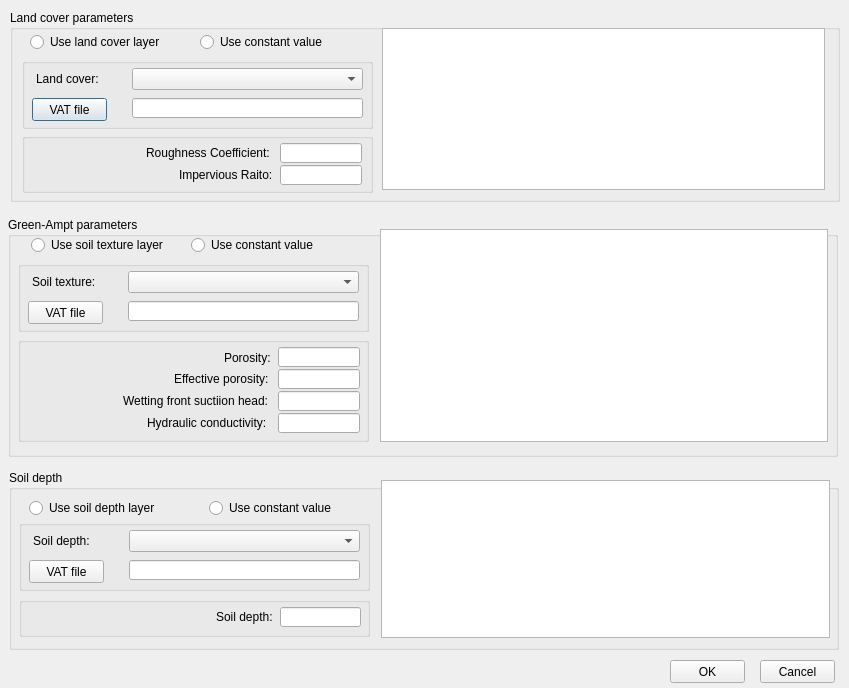
<?xml version="1.0" encoding="UTF-8"?>
<ui version="4.0">
 <class>Dialog</class>
 <widget class="QDialog" name="Dialog">
  <property name="geometry">
   <rect>
    <x>0</x>
    <y>0</y>
    <width>849</width>
    <height>688</height>
   </rect>
  </property>
  <property name="windowTitle">
   <string>Land Cover / Soil</string>
  </property>
  <widget class="QGroupBox" name="groupBox">
   <property name="geometry">
    <rect>
     <x>10</x>
     <y>10</y>
     <width>830</width>
     <height>192</height>
    </rect>
   </property>
   <property name="title">
    <string>Land cover parameters</string>
   </property>
   <widget class="QRadioButton" name="rbtUseLCLayer">
    <property name="geometry">
     <rect>
      <x>20</x>
      <y>24</y>
      <width>141</width>
      <height>16</height>
     </rect>
    </property>
    <property name="text">
     <string>Use land cover layer</string>
    </property>
   </widget>
   <widget class="QRadioButton" name="rbtUseConstLCAtt">
    <property name="geometry">
     <rect>
      <x>190</x>
      <y>24</y>
      <width>141</width>
      <height>16</height>
     </rect>
    </property>
    <property name="text">
     <string>Use constant value</string>
    </property>
   </widget>
   <widget class="QGroupBox" name="groupBox">
    <property name="geometry">
     <rect>
      <x>12</x>
      <y>48</y>
      <width>351</width>
      <height>71</height>
     </rect>
    </property>
    <widget class="QLabel" name="label">
     <property name="geometry">
      <rect>
       <x>14</x>
       <y>13</y>
       <width>71</width>
       <height>16</height>
      </rect>
     </property>
     <property name="text">
      <string>Land cover:</string>
     </property>
    </widget>
    <widget class="QPushButton" name="btnVatLand">
     <property name="geometry">
      <rect>
       <x>10</x>
       <y>40</y>
       <width>75</width>
       <height>23</height>
      </rect>
     </property>
     <property name="text">
      <string>VAT file</string>
     </property>
    </widget>
    <widget class="QComboBox" name="cmbLandCover">
     <property name="geometry">
      <rect>
       <x>110</x>
       <y>10</y>
       <width>231</width>
       <height>22</height>
      </rect>
     </property>
    </widget>
    <widget class="QLineEdit" name="txtLandCover">
     <property name="geometry">
      <rect>
       <x>110</x>
       <y>40</y>
       <width>231</width>
       <height>20</height>
      </rect>
     </property>
    </widget>
   </widget>
   <widget class="QGroupBox" name="groupBox_2">
    <property name="geometry">
     <rect>
      <x>12</x>
      <y>123</y>
      <width>351</width>
      <height>60</height>
     </rect>
    </property>
    <widget class="QLineEdit" name="txtCoefficient">
     <property name="geometry">
      <rect>
       <x>258</x>
       <y>10</y>
       <width>82</width>
       <height>20</height>
      </rect>
     </property>
    </widget>
    <widget class="QLineEdit" name="txtImpervious">
     <property name="geometry">
      <rect>
       <x>258</x>
       <y>32</y>
       <width>82</width>
       <height>20</height>
      </rect>
     </property>
    </widget>
    <widget class="QLabel" name="label_2">
     <property name="geometry">
      <rect>
       <x>124</x>
       <y>12</y>
       <width>141</width>
       <height>16</height>
      </rect>
     </property>
     <property name="text">
      <string>Roughness Coefficient:</string>
     </property>
    </widget>
    <widget class="QLabel" name="label_3">
     <property name="geometry">
      <rect>
       <x>157</x>
       <y>34</y>
       <width>111</width>
       <height>16</height>
      </rect>
     </property>
     <property name="text">
      <string>Impervious Raito:</string>
     </property>
    </widget>
   </widget>
   <widget class="QTableWidget" name="tlbLandCover">
    <property name="geometry">
     <rect>
      <x>372</x>
      <y>18</y>
      <width>443</width>
      <height>162</height>
     </rect>
    </property>
    <property name="editTriggers">
     <set>QAbstractItemView::AnyKeyPressed|QAbstractItemView::DoubleClicked|QAbstractItemView::EditKeyPressed|QAbstractItemView::SelectedClicked</set>
    </property>
    <property name="selectionBehavior">
     <enum>QAbstractItemView::SelectRows</enum>
    </property>
    <attribute name="verticalHeaderVisible">
     <bool>false</bool>
    </attribute>
   </widget>
   <zorder>rbtUseLCLayer</zorder>
   <zorder>rbtUseConstLCAtt</zorder>
   <zorder>groupBox</zorder>
   <zorder>tlbLandCover</zorder>
   <zorder>groupBox_2</zorder>
  </widget>
  <widget class="QGroupBox" name="groupBox_2">
   <property name="geometry">
    <rect>
     <x>8</x>
     <y>217</y>
     <width>830</width>
     <height>240</height>
    </rect>
   </property>
   <property name="title">
    <string>Green-Ampt parameters</string>
   </property>
   <widget class="QGroupBox" name="groupBox_4">
    <property name="geometry">
     <rect>
      <x>10</x>
      <y>120</y>
      <width>351</width>
      <height>105</height>
     </rect>
    </property>
    <widget class="QLineEdit" name="txtPorosity">
     <property name="geometry">
      <rect>
       <x>260</x>
       <y>10</y>
       <width>82</width>
       <height>20</height>
      </rect>
     </property>
    </widget>
    <widget class="QLineEdit" name="txtEffective_porosity">
     <property name="geometry">
      <rect>
       <x>260</x>
       <y>32</y>
       <width>82</width>
       <height>20</height>
      </rect>
     </property>
    </widget>
    <widget class="QLabel" name="label_5">
     <property name="geometry">
      <rect>
       <x>206</x>
       <y>13</y>
       <width>59</width>
       <height>16</height>
      </rect>
     </property>
     <property name="text">
      <string>Porosity:</string>
     </property>
    </widget>
    <widget class="QLabel" name="label_6">
     <property name="geometry">
      <rect>
       <x>156</x>
       <y>34</y>
       <width>109</width>
       <height>16</height>
      </rect>
     </property>
     <property name="text">
      <string>Effective porosity:</string>
     </property>
    </widget>
    <widget class="QLineEdit" name="txtSuction_head">
     <property name="geometry">
      <rect>
       <x>260</x>
       <y>54</y>
       <width>82</width>
       <height>20</height>
      </rect>
     </property>
    </widget>
    <widget class="QLabel" name="label_24">
     <property name="geometry">
      <rect>
       <x>105</x>
       <y>56</y>
       <width>158</width>
       <height>16</height>
      </rect>
     </property>
     <property name="text">
      <string>Wetting front suctiion head:</string>
     </property>
    </widget>
    <widget class="QLineEdit" name="txtConductiovity">
     <property name="geometry">
      <rect>
       <x>260</x>
       <y>76</y>
       <width>82</width>
       <height>20</height>
      </rect>
     </property>
    </widget>
    <widget class="QLabel" name="label_25">
     <property name="geometry">
      <rect>
       <x>129</x>
       <y>78</y>
       <width>129</width>
       <height>16</height>
      </rect>
     </property>
     <property name="text">
      <string>Hydraulic conductivity:</string>
     </property>
    </widget>
   </widget>
   <widget class="QGroupBox" name="groupBox_3">
    <property name="geometry">
     <rect>
      <x>10</x>
      <y>44</y>
      <width>351</width>
      <height>71</height>
     </rect>
    </property>
    <widget class="QLabel" name="label_4">
     <property name="geometry">
      <rect>
       <x>14</x>
       <y>13</y>
       <width>71</width>
       <height>16</height>
      </rect>
     </property>
     <property name="text">
      <string>Soil texture:</string>
     </property>
    </widget>
    <widget class="QPushButton" name="btnVatAmpt">
     <property name="geometry">
      <rect>
       <x>10</x>
       <y>40</y>
       <width>75</width>
       <height>23</height>
      </rect>
     </property>
     <property name="text">
      <string>VAT file</string>
     </property>
    </widget>
    <widget class="QComboBox" name="cmbSoilTexture">
     <property name="geometry">
      <rect>
       <x>110</x>
       <y>10</y>
       <width>231</width>
       <height>22</height>
      </rect>
     </property>
    </widget>
    <widget class="QLineEdit" name="txtSoilTexture">
     <property name="geometry">
      <rect>
       <x>110</x>
       <y>40</y>
       <width>231</width>
       <height>20</height>
      </rect>
     </property>
    </widget>
   </widget>
   <widget class="QRadioButton" name="rbtUseSoilTextureLayer">
    <property name="geometry">
     <rect>
      <x>23</x>
      <y>20</y>
      <width>141</width>
      <height>16</height>
     </rect>
    </property>
    <property name="text">
     <string>Use soil texture layer</string>
    </property>
   </widget>
   <widget class="QRadioButton" name="rbtUseConstTextureAtt">
    <property name="geometry">
     <rect>
      <x>183</x>
      <y>20</y>
      <width>141</width>
      <height>16</height>
     </rect>
    </property>
    <property name="text">
     <string>Use constant value</string>
    </property>
   </widget>
   <widget class="QTableWidget" name="tblGreenAmpt">
    <property name="geometry">
     <rect>
      <x>372</x>
      <y>12</y>
      <width>448</width>
      <height>213</height>
     </rect>
    </property>
    <property name="selectionBehavior">
     <enum>QAbstractItemView::SelectRows</enum>
    </property>
    <attribute name="verticalHeaderVisible">
     <bool>false</bool>
    </attribute>
   </widget>
   <zorder>groupBox_3</zorder>
   <zorder>rbtUseSoilTextureLayer</zorder>
   <zorder>rbtUseConstTextureAtt</zorder>
   <zorder>tblGreenAmpt</zorder>
   <zorder>groupBox_4</zorder>
  </widget>
  <widget class="QGroupBox" name="groupBox_3">
   <property name="geometry">
    <rect>
     <x>9</x>
     <y>470</y>
     <width>830</width>
     <height>180</height>
    </rect>
   </property>
   <property name="title">
    <string>Soil depth</string>
   </property>
   <widget class="QGroupBox" name="groupBox_5">
    <property name="geometry">
     <rect>
      <x>10</x>
      <y>127</y>
      <width>351</width>
      <height>40</height>
     </rect>
    </property>
    <widget class="QLineEdit" name="txtSoil_depth">
     <property name="geometry">
      <rect>
       <x>261</x>
       <y>10</y>
       <width>81</width>
       <height>20</height>
      </rect>
     </property>
    </widget>
    <widget class="QLabel" name="label_21">
     <property name="geometry">
      <rect>
       <x>197</x>
       <y>12</y>
       <width>61</width>
       <height>16</height>
      </rect>
     </property>
     <property name="text">
      <string>Soil depth:</string>
     </property>
    </widget>
   </widget>
   <widget class="QGroupBox" name="groupBox_6">
    <property name="geometry">
     <rect>
      <x>10</x>
      <y>50</y>
      <width>351</width>
      <height>71</height>
     </rect>
    </property>
    <widget class="QLabel" name="label_23">
     <property name="geometry">
      <rect>
       <x>14</x>
       <y>13</y>
       <width>71</width>
       <height>16</height>
      </rect>
     </property>
     <property name="text">
      <string>Soil depth:</string>
     </property>
    </widget>
    <widget class="QPushButton" name="btnVatDepth">
     <property name="geometry">
      <rect>
       <x>10</x>
       <y>40</y>
       <width>75</width>
       <height>23</height>
      </rect>
     </property>
     <property name="text">
      <string>VAT file</string>
     </property>
    </widget>
    <widget class="QComboBox" name="cmbSoilDepth">
     <property name="geometry">
      <rect>
       <x>110</x>
       <y>10</y>
       <width>231</width>
       <height>22</height>
      </rect>
     </property>
    </widget>
    <widget class="QLineEdit" name="txtSoilDepth">
     <property name="geometry">
      <rect>
       <x>110</x>
       <y>40</y>
       <width>231</width>
       <height>20</height>
      </rect>
     </property>
    </widget>
   </widget>
   <widget class="QTableWidget" name="tblSoilDepth">
    <property name="geometry">
     <rect>
      <x>372</x>
      <y>10</y>
      <width>449</width>
      <height>158</height>
     </rect>
    </property>
    <property name="selectionBehavior">
     <enum>QAbstractItemView::SelectRows</enum>
    </property>
    <attribute name="verticalHeaderVisible">
     <bool>false</bool>
    </attribute>
   </widget>
   <widget class="QRadioButton" name="rbtUseSoilDepthLayer">
    <property name="geometry">
     <rect>
      <x>20</x>
      <y>30</y>
      <width>151</width>
      <height>16</height>
     </rect>
    </property>
    <property name="text">
     <string>Use soil depth layer</string>
    </property>
   </widget>
   <widget class="QRadioButton" name="rbtUseConstDepth">
    <property name="geometry">
     <rect>
      <x>200</x>
      <y>30</y>
      <width>141</width>
      <height>16</height>
     </rect>
    </property>
    <property name="text">
     <string>Use constant value</string>
    </property>
   </widget>
   <zorder>groupBox_6</zorder>
   <zorder>rbtUseSoilDepthLayer</zorder>
   <zorder>rbtUseConstDepth</zorder>
   <zorder>tblSoilDepth</zorder>
   <zorder>groupBox_5</zorder>
  </widget>
  <widget class="QPushButton" name="btnOK">
   <property name="geometry">
    <rect>
     <x>670</x>
     <y>660</y>
     <width>75</width>
     <height>23</height>
    </rect>
   </property>
   <property name="text">
    <string>OK</string>
   </property>
  </widget>
  <widget class="QPushButton" name="btnCancel">
   <property name="geometry">
    <rect>
     <x>760</x>
     <y>660</y>
     <width>75</width>
     <height>23</height>
    </rect>
   </property>
   <property name="text">
    <string>Cancel</string>
   </property>
  </widget>
 </widget>
 <resources/>
 <connections/>
</ui>
